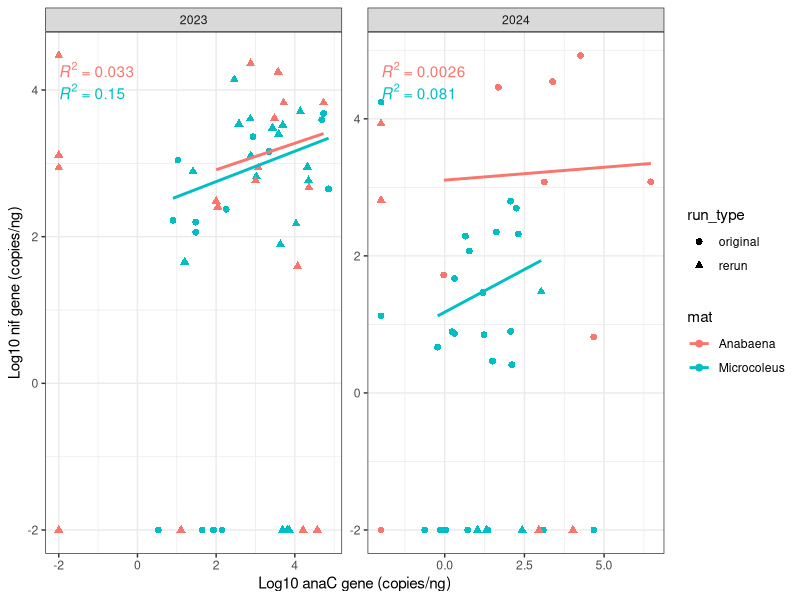
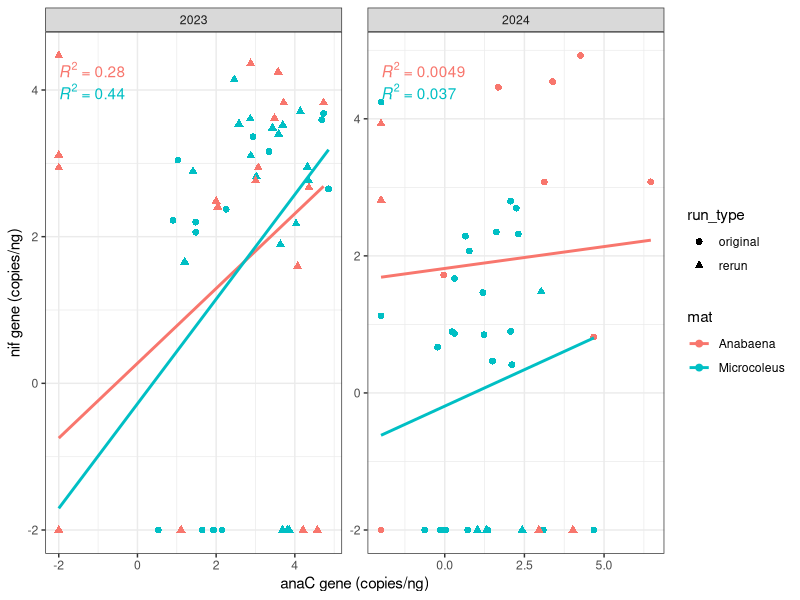
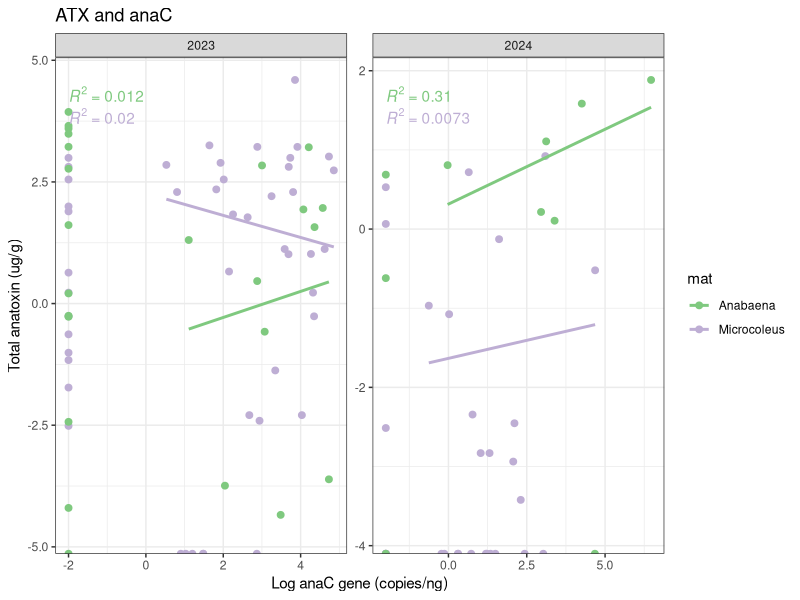

Write R code to recreate these figures, in order.
############################################
###Anatoxin Data Cleaning and Exploration###
############################################

#Packages----
library(tidyverse)
library(ggplot2)
library(ggpubr)
library(RColorBrewer)
library(here)

#Read in datasheet and clean data

pseudocount <- 1e-2 #Set a small number for 0s, so as to not return error when logging

pcr_atx_df <- read.csv(here::here("data/qPCR_Anatoxins.csv")) %>% 
  dplyr::filter(!grepl("analysis", UNR_Notes)) %>%  #Remove samples not for analysis ("floating" and "gravel")
  rename(field_date = date) %>% 
  dplyr::mutate(field_date = as.Date(field_date, format="%m/%d/%y")) %>%  #Fix data type
  mutate(samp_rerun = as.character(samp_rerun),
         sample = ifelse(sample == "", NA, sample),
         ana_C.uL = ifelse(sample == "", NA, ana_C.uL),
         nif.uL = ifelse(sample == "", NA, nif.uL))


pcr_combine <- pcr_atx_df %>% 
  # Create two datasets: "original" and "rerun"
  dplyr::select(field_date, year, site, mat,
                sample, DNA_conc_ng_uL, ana_C.uL, nif.uL, 
                ATX_all_ug_g:org_matter_percent, UNR_Notes) %>%
  mutate(run_type = "original") %>%
  bind_rows(
    pcr_atx_df %>%
      dplyr::select(field_date, year, site, mat,
                    samp_rerun, DNA_conc_rerun, ana_C.uL_rerun, nif.uL_rerun, 
                    ATX_all_ug_g:org_matter_percent, UNR_Notes) %>% 
      mutate(run_type = "rerun",
             sample = samp_rerun,
             DNA_conc_ng_uL = DNA_conc_rerun,
             ana_C.uL = ana_C.uL_rerun,
             nif.uL = nif.uL_rerun)) %>%
  dplyr::filter(!(is.na(sample) & is.na(DNA_conc_ng_uL) & is.na(ana_C.uL) & is.na(nif.uL))) %>% #Find duplicates by removing NA rows
  group_by(field_date, year, site, mat) %>%
  mutate(UNR_Notes = ifelse(n() > 1, "qPCR duplicate", NA)) %>% #Note duplicates (grouped by the above cols)
  ungroup() %>% 
  dplyr::select(1:15) #Keep combined columns

#Vector for filtering out sus samples
sus_anaC <- c("12", "13", "32", "33", "34", "35")
sus_nif <- c("45", "39")
  
pcr_atx <- pcr_combine %>% 
  mutate(
    # # Normalized anaC gene copies (copies per ng DNA)
    # normalized_anaC = ana_C.uL / DNA_conc_ng_uL,
    # # Normalized nif gene copies (copies per ng DNA)
    # normalized_nif = nif.uL / DNA_conc_ng_uL,
    
    #Note that some of the rerun samples did not have an updated DNA_conc value
    
    # Set any "bdl" values to 0
    across(c(ana_C.uL:dhATXa_ug_g),
           ~ case_when(. == "bdl" ~ '0',
                       . == "nd" ~ '0',
                       . != "bdl" ~ .,
                       . != "nd" ~ .)),
    
    # Convert values from character to numeric
    across(c(ana_C.uL:dhATXa_ug_g), ~ as.numeric(.)),
    
    # Log10 gene counts
    across(c(ana_C.uL, nif.uL),
           ~ log10(.x + pseudocount)),
    
    # Calculate ATX normalized with Ash-Free Dry Mass
    norm_ATX_all_ug_g = (ATX_all_ug_g / org_matter_percent) + pseudocount
  )  %>% 
  filter(!c(year == "2024" & sample %in% sus_anaC),
         !c(year == "2024" & sample %in% sus_nif))


#This dataframe has non-normalized gene copy values, and normalized ATX values


#------------------------------------------------------------------------------
################
#GRAPHING GENES#
################

#nif ~ anaC, exclude zeros from regression line
ggplot(pcr_atx, aes(x = ana_C.uL, y = nif.uL, color = mat)) +
  facet_wrap(~year, scales = "free") +  #Split plot between the two years, scales = "free" means each year has its own Y axis 
  geom_point(aes(shape = run_type), size = 2) +
  geom_smooth(data = . %>% dplyr::filter(ana_C.uL != -2 & nif.uL != -2), # filter out pseudo "0" values
              method = "lm", se = FALSE) +
  stat_regline_equation(                  #Calculate r^2 values
    data = . %>% dplyr::filter(ana_C.uL != -2 & nif.uL != -2),   #Remove pseudo "0" values from calculating r^2
    aes(label = paste(..rr.label..)),
    formula = y ~ x,
    label.x.npc = "left",
    label.y.npc = "top",
    show.legend = FALSE) +
  labs(x = "Log10 anaC gene (copies/ng)", y = "Log10 nif gene (copies/ng)") +
  theme_bw()

#nif ~ anaC, include zeros in regression line
ggplot(pcr_atx, aes(x = ana_C.uL, y = nif.uL, color = mat)) +
  facet_wrap(~year, scales = "free") +
  geom_point(aes(shape = run_type), size = 2) +
  geom_smooth(method = "lm", se = FALSE) +
  stat_regline_equation(
    aes(label = paste(..rr.label..)),
    formula = y ~ x,
    label.x.npc = "left",
    label.y.npc = "top",
    show.legend = F) +
  labs(x = "anaC gene (copies/ng)", y = "nif gene (copies/ng)") +
  theme_bw()

##############
#GRAPHING ATX#
##############

#ana_C vs Anatoxins, exclude zeros from regression line
ggplot(pcr_atx, aes(x = ana_C.uL, y = log(ATX_all_ug_g), color = mat)) + #ATXs log-transformed
  facet_wrap(~year, scales = "free") +
  geom_point( size = 2) +
  geom_smooth(data = . %>% filter(ana_C.uL != -2 & ATX_all_ug_g != 0),
              method = "lm", se = FALSE) +
  stat_regline_equation(
    data = . %>% filter(ana_C.uL != -2 & ATX_all_ug_g != 0),
    aes(label = paste(..rr.label..)),
    formula = y ~ x,
    label.x.npc = "left",
    label.y.npc = "top",
    show.legend = F) +
  labs(x = "Log anaC gene (copies/ng)", y = "Total anatoxin (ug/g)", title = "ATX and anaC") +
  scale_colour_brewer(type = "qual") +    #Use different colors for anatoxin plot
  theme_bw()
